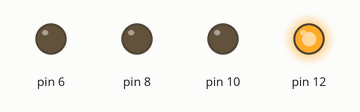
The sketch below on a simulated Arduino Uno, built with avr-gcc and run on an emulated ATmega328P. Shown: output pins drawn as LEDs (lit = HIGH).

Above: at 0.2 s.
At 0.7 s:
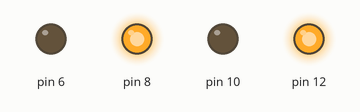
At 1.2 s:
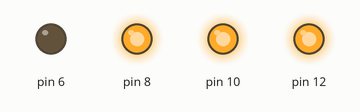
At 2.12 s:
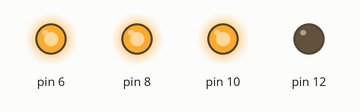
At 2.87 s:
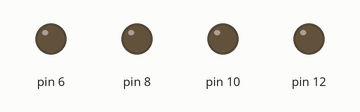
At 4.7 s:
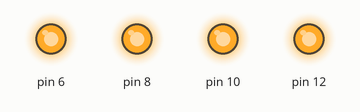
Timing chart, 0 to 6.9 s (numbered marks = the images above):
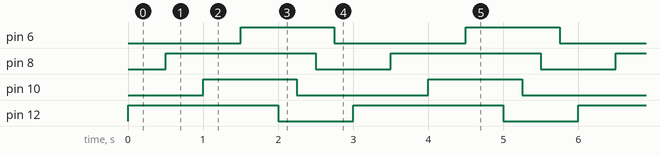

The sketch:

Blink.ino
```cpp
/*
  Blink

  Turns on LEDs, repeatedly (modified example code that is in the public domain).

  http://www.arduino.cc/en/Tutorial/Blink

  Most Arduinos have an on-board LED you can control. On the UNO, MEGA and ZERO
  it is attached to digital pin 13, on MKR1000 on pin 6. LED_BUILTIN is set to
  the correct LED pin independent of which board is used.
  If you want to know what pin the on-board LED is connected to on your Arduino
  model, check the Technical Specs of your board at:
  https://www.arduino.cc/en/Main/Products

  modified 8 May 2014
  by Scott Fitzgerald
  modified 2 Sep 2016
  by Arturo Guadalupi
  modified 8 Sep 2016
  by Colby Newman
*/


/*
  The setup function runs once when you press reset or power the board.
*/
void setup() {
  // initialize digital pin 12 LED_BUILTIN as an output
  pinMode(12, OUTPUT);
  // initialize digital pin 10 LED_BUILTIN as an output
  pinMode(10, OUTPUT);
  // initialize digital pin 8 LED_BUILTIN as an output
  pinMode(8, OUTPUT);
  // initialize digital pin 6 LED_BUILTIN as an output
  pinMode(6, OUTPUT);
}

/*
  The loop function runs over and over again forever.
  Turns on individual LEDs, then turns each LED off.
*/
void loop() {
  /*
    Turn individual LEDs on (by making voltage level HIGH)
    operation pattern turns on pin 12, 8, 10, then 6.
  */

  // turn the LED on pin 12
  digitalWrite(12, HIGH);
  // wait for half a second (500ms)
  delay(500);
  // turn the LED on pin 8
  digitalWrite(8, HIGH);
  // wait for half a second (500ms)
  delay(500);
  // turn the LED on pin 10
  digitalWrite(10, HIGH);
  // wait for half a second (500ms)
  delay(500);
  // turn the LED on pin 6
  digitalWrite(6, HIGH);
  // wait for half a second (500ms)
  delay(500);

  /*
    Once individual LEDs are on, turn pins off (by making voltage level LOW)
    in descending order pin 12 to 6.
  */

  // turn the LED off pin 12
  digitalWrite(12, LOW);
  // wait for quarter of a second (250ms)
  delay(250);
  // turn the LED off pin 10
  digitalWrite(10, LOW);
  // wait for quarter of a second (250ms)
  delay(250);
  // turn the LED off pin 8
  digitalWrite(8, LOW);
  // wait for quarter of a second (250ms)
  delay(250);
  // turn the LED off pin 6
  digitalWrite(6, LOW);
  // wait for quarter of a second (250ms)
  delay(250);
}
```

Measured:
- by itself, pin 6, pin 10: alternates HIGH for 1.3 s and LOW for 1.8 s
- by itself, pin 8, pin 12: alternates HIGH for 2.0 s and LOW for 1.0 s
- by itself, everything shown: repeats every 3.0 s, in 8 steps
